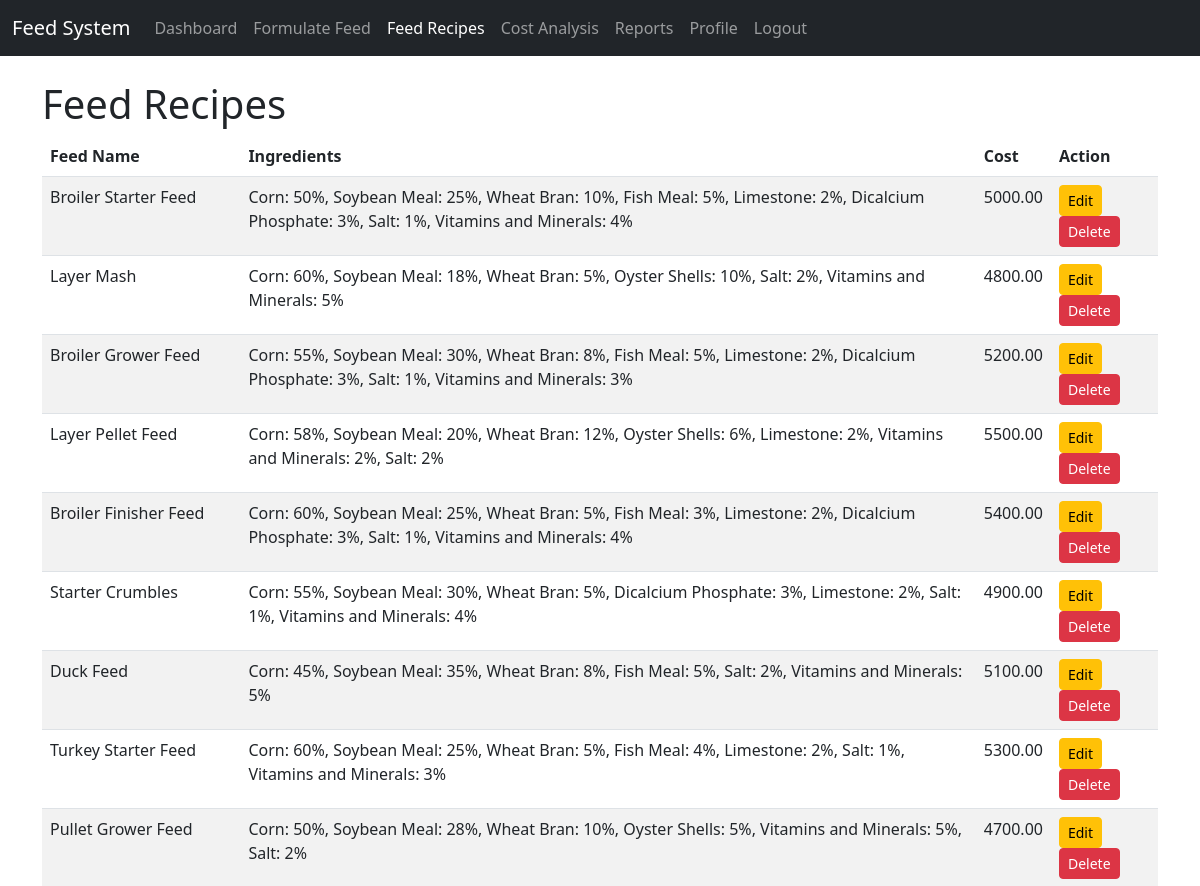
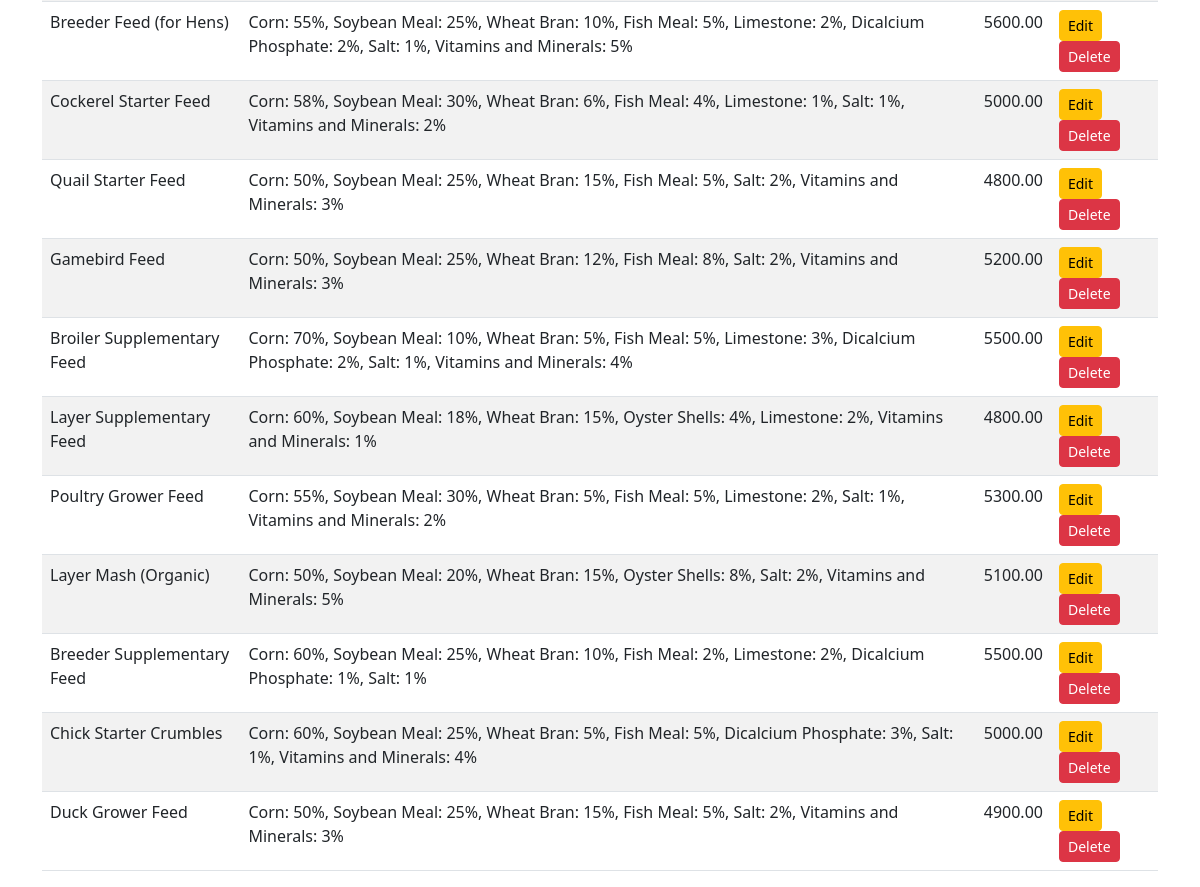
Page /feed_recipes.php (signed in) on the committed database (2 pictures, top to bottom).
### tables this page shows
CREATE TABLE `feed_recipes` (
  `id` int(11) NOT NULL,
  `user_id` int(11) NOT NULL,
  `feed_name` varchar(100) NOT NULL,
  `ingredients` text NOT NULL,
  `cost` decimal(10,2) NOT NULL,
  `created_at` timestamp NOT NULL DEFAULT current_timestamp()
);

### feed_recipes.php (the view, shortened to what this page needs)
<?php
include 'includes/db.php';
$user_id = $_SESSION['user_id'];
$query = "SELECT * FROM feed_recipes WHERE user_id = ?";
$stmt = $conn->prepare($query);
$stmt->bind_param('i', $user_id);
$stmt->execute();
$result = $stmt->get_result();
?>
<!DOCTYPE html>
<html lang="en">
<head>
    <link href="https://cdn.jsdelivr.net/npm/bootstrap@5.3.0/dist/css/bootstrap.min.css" rel="stylesheet">
</head>
<body>
    <?php include 'navbar.php'; ?>
    <div class="container mt-4">
        <h1>Feed Recipes</h1>
        <table class="table table-striped">
            <thead>
                <tr>
                    <th>Feed Name</th>
                    <th>Ingredients</th>
                    <th>Cost</th>
                    <th>Action</th>
                </tr>
            </thead>
            <tbody>
                <?php while ($row = $result->fetch_assoc()): ?>
                    <tr>
                        <td><?php echo htmlspecialchars($row['feed_name']); ?></td>
                        <td><?php echo htmlspecialchars($row['ingredients']); ?></td>
                        <td><?php echo htmlspecialchars($row['cost']); ?></td>
                        <td>
    <a href="edit_feed.php?id=<?php echo $row['id']; ?>" class="btn btn-warning btn-sm">Edit</a>
    <a href="delete_feed.php?id=<?php echo $row['id']; ?>" class="btn btn-danger btn-sm"
       onclick="return confirm('Are you sure you want to delete this recipe?');">Delete</a>
</td>
                    </tr>
                <?php endwhile; ?>
            </tbody>
        </table>
    </div>
</body>
</html>

### navbar.php (shortened to what this page needs)
<?php
$current_page = basename($_SERVER['PHP_SELF']);
?>
<nav class="navbar navbar-expand-lg navbar-dark bg-dark">
    <div class="container-fluid">
        <a class="navbar-brand" href="dashboard.php">Feed System</a>
        <div class="collapse navbar-collapse" id="navbarNav">
            <ul class="navbar-nav">
                <li class="nav-item">
                    <a class="nav-link <?php echo ($current_page == 'dashboard.php') ? 'active' : ''; ?>" href="dashboard.php">Dashboard</a>
                </li>
                <li class="nav-item">
                    <a class="nav-link <?php echo ($current_page == 'formulate_feed.php') ? 'active' : ''; ?>" href="formulate_feed.php">Formulate Feed</a>
                </li>
                <li class="nav-item">
                    <a class="nav-link <?php echo ($current_page == 'feed_recipes.php') ? 'active' : ''; ?>" href="feed_recipes.php">Feed Recipes</a>
                </li>
                <li class="nav-item">
                    <a class="nav-link <?php echo ($current_page == 'cost_analysis.php') ? 'active' : ''; ?>" href="cost_analysis.php">Cost Analysis</a>
                </li>
                <li class="nav-item">
                    <a class="nav-link <?php echo ($current_page == 'reports.php') ? 'active' : ''; ?>" href="reports.php">Reports</a>
                </li>
                <li class="nav-item">
                    <a class="nav-link <?php echo ($current_page == 'profile.php') ? 'active' : ''; ?>" href="profile.php">Profile</a>
                </li>
                <li class="nav-item">
                    <a class="nav-link" href="logout.php">Logout</a>
                </li>
            </ul>
        </div>
    </div>
</nav>

### rows in the picture
feed_recipes: feed_name "Broiler Starter Feed", ingredients "Corn: 50%, Soybean Meal: 25%, Wheat Bran: 10%, Fish Meal: 5%, Limestone: 2%, Dicalcium Phosphate: 3%, Salt: 1%, Vitamins and Minerals: 4%", cost "5000.00"
feed_recipes: feed_name "Layer Mash", ingredients "Corn: 60%, Soybean Meal: 18%, Wheat Bran: 5%, Oyster Shells: 10%, Salt: 2%, Vitamins and Minerals: 5%", cost "4800.00"
feed_recipes: feed_name "Broiler Grower Feed", ingredients "Corn: 55%, Soybean Meal: 30%, Wheat Bran: 8%, Fish Meal: 5%, Limestone: 2%, Dicalcium Phosphate: 3%, Salt: 1%, Vitamins and Minerals: 3%", cost "5200.00"
feed_recipes: feed_name "Layer Pellet Feed", ingredients "Corn: 58%, Soybean Meal: 20%, Wheat Bran: 12%, Oyster Shells: 6%, Limestone: 2%, Vitamins and Minerals: 2%, Salt: 2%", cost "5500.00"
feed_recipes: feed_name "Broiler Finisher Feed", ingredients "Corn: 60%, Soybean Meal: 25%, Wheat Bran: 5%, Fish Meal: 3%, Limestone: 2%, Dicalcium Phosphate: 3%, Salt: 1%, Vitamins and Minerals: 4%", cost "5400.00"
feed_recipes: feed_name "Starter Crumbles", ingredients "Corn: 55%, Soybean Meal: 30%, Wheat Bran: 5%, Dicalcium Phosphate: 3%, Limestone: 2%, Salt: 1%, Vitamins and Minerals: 4%", cost "4900.00"
feed_recipes: feed_name "Duck Feed", ingredients "Corn: 45%, Soybean Meal: 35%, Wheat Bran: 8%, Fish Meal: 5%, Salt: 2%, Vitamins and Minerals: 5%", cost "5100.00"
feed_recipes: feed_name "Turkey Starter Feed", ingredients "Corn: 60%, Soybean Meal: 25%, Wheat Bran: 5%, Fish Meal: 4%, Limestone: 2%, Salt: 1%, Vitamins and Minerals: 3%", cost "5300.00"
feed_recipes: feed_name "Pullet Grower Feed", ingredients "Corn: 50%, Soybean Meal: 28%, Wheat Bran: 10%, Oyster Shells: 5%, Vitamins and Minerals: 5%, Salt: 2%", cost "4700.00"
feed_recipes: feed_name "Breeder Feed (for Hens)", ingredients "Corn: 55%, Soybean Meal: 25%, Wheat Bran: 10%, Fish Meal: 5%, Limestone: 2%, Dicalcium Phosphate: 2%, Salt: 1%, Vitamins and Minerals: 5%", cost "5600.00"
feed_recipes: feed_name "Cockerel Starter Feed", ingredients "Corn: 58%, Soybean Meal: 30%, Wheat Bran: 6%, Fish Meal: 4%, Limestone: 1%, Salt: 1%, Vitamins and Minerals: 2%", cost "5000.00"
feed_recipes: feed_name "Quail Starter Feed", ingredients "Corn: 50%, Soybean Meal: 25%, Wheat Bran: 15%, Fish Meal: 5%, Salt: 2%, Vitamins and Minerals: 3%", cost "4800.00"
feed_recipes: feed_name "Gamebird Feed", ingredients "Corn: 50%, Soybean Meal: 25%, Wheat Bran: 12%, Fish Meal: 8%, Salt: 2%, Vitamins and Minerals: 3%", cost "5200.00"
feed_recipes: feed_name "Broiler Supplementary Feed", ingredients "Corn: 70%, Soybean Meal: 10%, Wheat Bran: 5%, Fish Meal: 5%, Limestone: 3%, Dicalcium Phosphate: 2%, Salt: 1%, Vitamins and Minerals: 4%", cost "5500.00"
feed_recipes: feed_name "Layer Supplementary Feed", ingredients "Corn: 60%, Soybean Meal: 18%, Wheat Bran: 15%, Oyster Shells: 4%, Limestone: 2%, Vitamins and Minerals: 1%", cost "4800.00"
feed_recipes: feed_name "Poultry Grower Feed", ingredients "Corn: 55%, Soybean Meal: 30%, Wheat Bran: 5%, Fish Meal: 5%, Limestone: 2%, Salt: 1%, Vitamins and Minerals: 2%", cost "5300.00"
feed_recipes: feed_name "Layer Mash (Organic)", ingredients "Corn: 50%, Soybean Meal: 20%, Wheat Bran: 15%, Oyster Shells: 8%, Salt: 2%, Vitamins and Minerals: 5%", cost "5100.00"
feed_recipes: feed_name "Breeder Supplementary Feed", ingredients "Corn: 60%, Soybean Meal: 25%, Wheat Bran: 10%, Fish Meal: 2%, Limestone: 2%, Dicalcium Phosphate: 1%, Salt: 1%", cost "5500.00"
feed_recipes: feed_name "Chick Starter Crumbles", ingredients "Corn: 60%, Soybean Meal: 25%, Wheat Bran: 5%, Fish Meal: 5%, Dicalcium Phosphate: 3%, Salt: 1%, Vitamins and Minerals: 4%", cost "5000.00"
feed_recipes: feed_name "Duck Grower Feed", ingredients "Corn: 50%, Soybean Meal: 25%, Wheat Bran: 15%, Fish Meal: 5%, Salt: 2%, Vitamins and Minerals: 3%", cost "4900.00"
